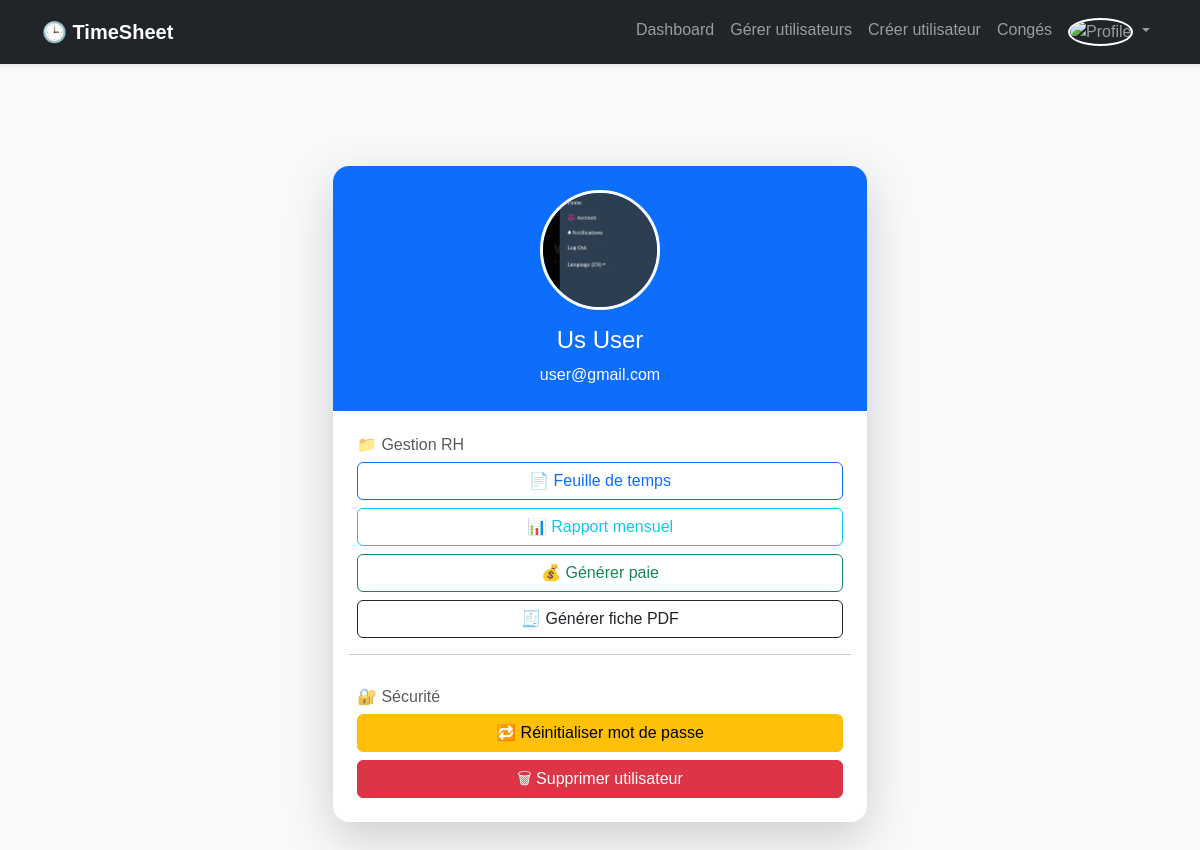
/admin/user/3 (signed in), run on the app's committed database.
### models.py (models this page shows, shortened)
class User(UserMixin, db.Model):
    id = db.Column(db.Integer, primary_key=True)
    nom = db.Column(db.String(100), nullable=False)
    prenom = db.Column(db.String(100), nullable=False)
    email = db.Column(db.String(120), unique=True, nullable=False)
    password_hash = db.Column(db.String(200), nullable=False)
    role = db.Column(db.String(20))  # admin, manager, consultant
    manager_id = db.Column(db.Integer, db.ForeignKey('user.id'))
    manager = db.relationship('User', remote_side=[id])
    project_id = db.Column(db.Integer, db.ForeignKey('project.id'))
    project = db.relationship('Project')
    must_change_password = db.Column(db.Boolean, default=True)
    profile_image = db.Column(db.String(255), default=None)  # chemin vers l'image de profil

### routes/admin.py (the view)
@admin.route('/user/<int:user_id>')
@login_required
@admin_required
def view_user(user_id):
    user = User.query.get_or_404(user_id)
    return render_template('admin/user_profile.html', user=user)

### app.py (called while the page is built)
@login_manager.user_loader
def load_user(user_id):
    return User.query.get(int(user_id))

### routes/admin.py (called while the page is built)
def admin_required(f):
    @wraps(f)
    def decorated_function(*args, **kwargs):
        if not current_user.is_authenticated or current_user.role != 'admin':
            return abort(403)
        return f(*args, **kwargs)
    return decorated_function

### templates/admin/user_profile.html (shortened to what this page needs)
{% extends "base.html" %}
{% block content %}
<div class="container mt-5">
  <div class="row justify-content-center">
    <div class="col-lg-6 col-md-8">
      <div class="card shadow-lg border-0 rounded-4 overflow-hidden">
        <div class="bg-primary text-white text-center p-4">
          <img src="{{ url_for('static', filename='profile_images/' + (user.profile_image or 'default.png')) }}"
               class="rounded-circle border border-3 border-white mb-2"
               width="120" height="120"
               style="object-fit:cover;">
          <h4 class="mt-2">{{ user.prenom }} {{ user.nom }}</h4>
          <p class="mb-0">{{ user.email }}</p>
        </div>
        <div class="card-body p-4">
          <div class="row g-3">
            <div class="col-12">
              <h6 class="text-muted mb-2">📁 Gestion RH</h6>
              <div class="d-grid gap-2">
                <a href="{{ url_for('admin.admin_timesheet', user_id=user.id) }}" class="btn btn-outline-primary">
                  📄 Feuille de temps
                </a>
                <a href="/admin/report/{{ user.id }}" class="btn btn-outline-info">
                  📊 Rapport mensuel
                </a>
                <a href="{{ url_for('admin.generate_payroll_route', user_id=user.id) }}"
                   class="btn btn-outline-success">
                  💰 Générer paie
                </a>
                <a href="/admin/generate-payslip/{{ user.id }}/{{ current_month }}/{{ current_year }}"
                   class="btn btn-outline-dark">
                  🧾 Générer fiche PDF
                </a>
              </div>
            </div>
            <hr class="my-3">
            <div class="col-12">
              <h6 class="text-muted mb-2">🔐 Sécurité</h6>
              <div class="d-grid gap-2">
                <a href="{{ url_for('admin.reset_password', user_id=user.id) }}"
                   class="btn btn-warning">
                  🔁 Réinitialiser mot de passe
                </a>
                <form method="POST"
                      action="{{ url_for('admin.delete_user', user_id=user.id) }}"
                      onsubmit="return confirm('Supprimer cet utilisateur ?');">
                  <button class="btn btn-danger w-100">
                    🗑 Supprimer utilisateur
                  </button>
                </form>
              </div>
            </div>
          </div>
        </div>
      </div>
    </div>
  </div>
</div>
{% endblock %}

### static/style.css (style rules this page uses)
body { font-family: Arial, sans-serif; background-color: #f5f6fa; margin: 0; padding: 0; }
button { background-color: #27ae60; color: white; border: none; padding: 10px 25px; font-size: 16px; cursor: pointer; border-radius: 4px; }

### data on the page
User: profile_image (picture), prenom "Us", nom "User", email "user@gmail.com"
